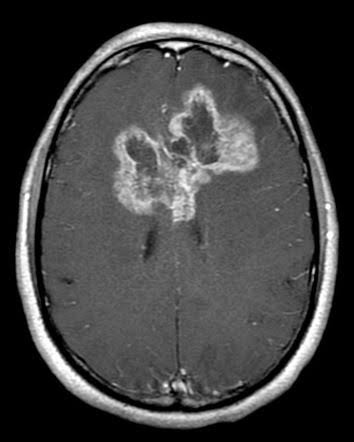
#> input picture backend/kaggle_brain_mri/Testing/glioma/Te-gl_1.jpg, 354 x 442 px
$ python -i quantum_ml.py   (imports and definitions only)
#> lines starting #> are read from the running program, lines starting #| are printed output that depends on the picture; after the words box and inside, x2 and y2 are one past the last pixel; in counts of white or black regions, pixels touching at a corner belong together
#> further down, picture is the input picture: shape (442, 354); min 0, max 255, mean 66
# File: backend/app/services/quantum_ml.py
import base64
from typing import Any
import cv2
import numpy as np
from fastapi import HTTPException, status


# [14 lines left out: function _extract_tumor_probabilities, not called in this run]


def _head_and_brain_masks(img_gray: np.ndarray) -> tuple[np.ndarray, np.ndarray]:
    """
    (head_mask, brain_mask) as 128x128 booleans, built from the RAW image.
    Adaptive threshold for MRI/CT ensures full parenchymal capture without background noise.
    head = whole head incl. skull/scalp; brain = head eroded to strictly exclude the outer calvarium/skull bone.
    """
    small = cv2.resize(img_gray, (128, 128), interpolation=cv2.INTER_AREA)
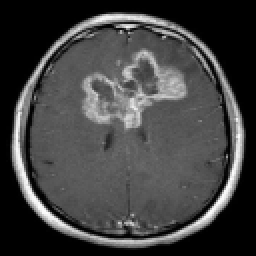
#> small: shape (128, 128) (shown 2 times larger); min 0, max 252, mean 66
    blur = cv2.GaussianBlur(small, (5, 5), 0)
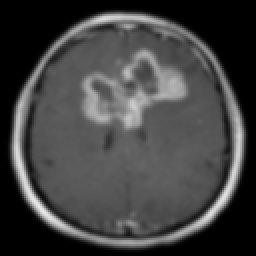
#> blur: shape (128, 128) (shown 2 times larger); min 0, max 233, mean 66
    otsu, _ = cv2.threshold(blur, 0, 255, cv2.THRESH_BINARY + cv2.THRESH_OTSU)
#> otsu = 53
    thresh_val = min(22.0, max(8.0, 0.25 * float(otsu)))
#> thresh_val = 13.25
    mask = (blur > thresh_val).astype(np.uint8)
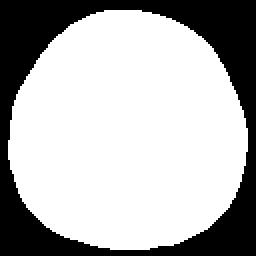
#> mask: shape (128, 128) (shown 2 times larger); values 0 (black) and 1 (white), 69.7% white; 1 black region, box (x1, y1, x2, y2) and area: (0, 0, 128, 128) 4963
    mask = cv2.morphologyEx(mask, cv2.MORPH_CLOSE, cv2.getStructuringElement(cv2.MORPH_ELLIPSE, (9, 9)))
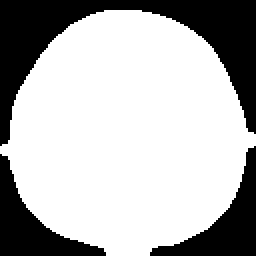
#> mask: shape (128, 128) (shown 2 times larger); values 0 (black) and 1 (white), 70.5% white; 3 black regions, box (x1, y1, x2, y2) and area: (0, 0, 128, 73) 2926, (75, 73, 128, 128) 962, (0, 77, 53, 128) 951
    n, labels, stats, _ = cv2.connectedComponentsWithStats(mask, connectivity=8)
#> n = 2; stats = [[0, 0, 128, 128, 4839], [0, 5, 128, 123, 11545]]
    if n > 1:                                            # keep only the largest bright blob (the head)
        mask = (labels == 1 + int(np.argmax(stats[1:, cv2.CC_STAT_AREA]))).astype(np.uint8)
    # Fill interior holes (dark ventricles etc.).
    padded = cv2.copyMakeBorder(mask, 1, 1, 1, 1, cv2.BORDER_CONSTANT, value=0)
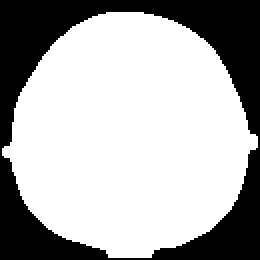
#> padded: shape (130, 130) (shown 2 times larger); values 0 (black) and 1 (white), 68.3% white; 1 black region, box (x1, y1, x2, y2) and area: (0, 0, 130, 130) 5355
    flood = padded.copy()
    cv2.floodFill(flood, np.zeros((padded.shape[0] + 2, padded.shape[1] + 2), np.uint8), (0, 0), 1)
#> flood: shape (130, 130); every value is 1
    head = mask | (1 - flood[1:-1, 1:-1])

    diameter = 2.0 * np.sqrt(max(1.0, float(head.sum())) / np.pi)
#> diameter = 121.2
    # Erode outer shell to cleanly eliminate the calvarium / skull bone
    r = max(5, int(round(0.082 * diameter)))
#> r = 10
    brain = cv2.erode(head, cv2.getStructuringElement(cv2.MORPH_ELLIPSE, (2 * r + 1, 2 * r + 1)))
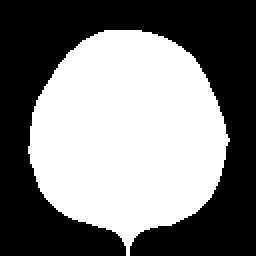
#> brain: shape (128, 128) (shown 2 times larger); values 0 (black) and 1 (white), 48.7% white; 1 white region, box (x1, y1, x2, y2) and area: (14, 15, 115, 128) 7978

    # For CT scans (and scans with high-intensity outer bone shell):
    # Any pixels in the peripheral shell with intensity > 195 are dense cortical bone
    peripheral_rim = cv2.subtract(head, cv2.erode(head, cv2.getStructuringElement(cv2.MORPH_ELLIPSE, (19, 19))))
#> peripheral_rim: shape (128, 128); values 0 (black) and 1 (white), 19.6% white; 1 white region, box (x1, y1, x2, y2) and area: (0, 5, 128, 128) 3215
    bone_pixels = (small > 195) & (peripheral_rim > 0)
#> bone_pixels: shape (128, 128) bool; 2.7% white in thin lines or dots, all inside (x1, y1, x2, y2) = (7, 7, 121, 121)
    if np.any(bone_pixels):
        dilated_bone = cv2.dilate(bone_pixels.astype(np.uint8), cv2.getStructuringElement(cv2.MORPH_ELLIPSE, (7, 7)))
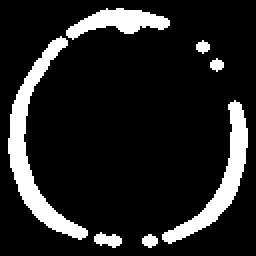
#> dilated_bone: shape (128, 128) (shown 2 times larger); values 0 (black) and 1 (white), 13.5% white; 7 white regions, largest, box (x1, y1, x2, y2) and area: (4, 18, 44, 120) 939, (81, 50, 124, 122) 680, (33, 4, 85, 20) 420
        brain = brain & (1 - dilated_bone)
#> brain: shape (128, 128); values 0 (black) and 1 (white), 48.6% white; 1 white region, box (x1, y1, x2, y2) and area: (14, 15, 115, 128) 7964

    if brain.sum() < 0.15 * head.sum():                  # tiny/odd mask: fall back to safe erosion
        r_safe = max(4, int(round(0.06 * diameter)))
        brain = cv2.erode(head, cv2.getStructuringElement(cv2.MORPH_ELLIPSE, (2 * r_safe + 1, 2 * r_safe + 1)))

    return head.astype(bool), brain.astype(bool)


# [612 lines left out: functions radiological_lesion_scan, compute_tumor_coordinates, generate_heatmap, not called in this run]

>>> import cv2
>>> picture = cv2.imread('../../kaggle_brain_mri/Testing/glioma/Te-gl_1.jpg', cv2.IMREAD_GRAYSCALE)
>>> result = _head_and_brain_masks(picture)

$ run again, on backend/kaggle_brain_mri/Testing/glioma/Te-gl_102.jpg
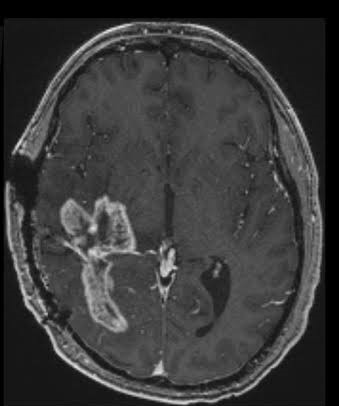
#> input picture backend/kaggle_brain_mri/Testing/glioma/Te-gl_102.jpg, 339 x 406 px
#> picture is the input picture: shape (406, 339); min 0, max 232, mean 58.2
#> otsu = 48
#> thresh_val = 12
#> in _head_and_brain_masks, `mask = cv2.morphologyEx(mask, cv2.MORPH_CLOSE, cv2.getStructuringEleme..`:
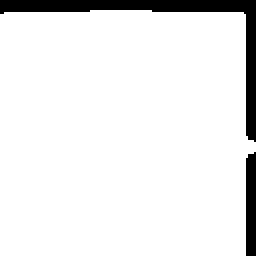
#> mask: shape (128, 128) (shown 2 times larger); values 0 (black) and 1 (white), 92% white; 2 black regions, box (x1, y1, x2, y2) and area: (0, 0, 128, 71) 1059, (123, 76, 128, 128) 254
#> n = 2; stats = [[0, 0, 128, 128, 1313], [0, 5, 128, 123, 15071]]
#> padded: shape (130, 130); values 0 (black) and 1 (white), 89.2% white; 1 black region, box (x1, y1, x2, y2) and area: (0, 0, 130, 130) 1829
#> flood: shape (130, 130); every value is 1
#> diameter = 138.5
#> r = 11
#> brain: shape (128, 128); values 0 (black) and 1 (white), 76.1% white; 1 black region, box (x1, y1, x2, y2) and area: (0, 0, 128, 128) 3917
#> in _head_and_brain_masks, `peripheral_rim = cv2.subtract(head, cv2.erode(head, cv2.getStructuring..`:
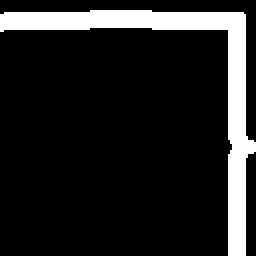
#> peripheral_rim: shape (128, 128) (shown 2 times larger); values 0 (black) and 1 (white), 13.1% white; 1 white region, box (x1, y1, x2, y2) and area: (0, 5, 128, 128) 2150
#> bone_pixels: shape (128, 128) bool; every value is 0

$ run again, on backend/kaggle_brain_mri/Testing/glioma/Te-gl_103.jpg
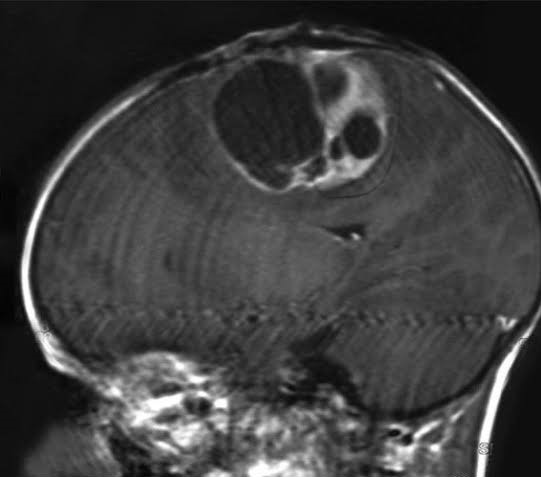
#> input picture backend/kaggle_brain_mri/Testing/glioma/Te-gl_103.jpg, 541 x 477 px
#> picture is the input picture: shape (477, 541); min 1, max 255, mean 61.8
#> otsu = 86
#> thresh_val = 21.5
#> in _head_and_brain_masks, `n, labels, stats, _ = cv2.connectedComponentsWithStats(mask, connectiv..`:
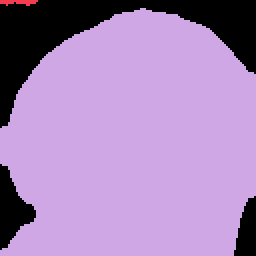
#> labels: shape (128, 128) int32 (shown 2 times larger); 3 distinct labels, from 0 to 2; one colour per label, 0 black
#> n = 3; stats = [[0, 0, 128, 128, 3184], [0, 0, 19, 3, 39], [0, 4, 128, 124, 13161]]
#> padded: shape (130, 130); values 0 (black) and 1 (white), 77.9% white; 1 black region, box (x1, y1, x2, y2) and area: (0, 0, 130, 130) 3739
#> flood: shape (130, 130); every value is 1
#> diameter = 129.4
#> r = 11
#> peripheral_rim: shape (128, 128); values 0 (black) and 1 (white), 15.3% white; 2 white regions, box (x1, y1, x2, y2) and area: (0, 4, 128, 128) 2134, (108, 89, 128, 128) 370
#> bone_pixels: shape (128, 128) bool; 0.76% white in thin lines or dots, all inside (x1, y1, x2, y2) = (5, 14, 123, 128)
#> in _head_and_brain_masks, `dilated_bone = cv2.dilate(bone_pixels.astype(np.uint8), cv2.getStructu..`:
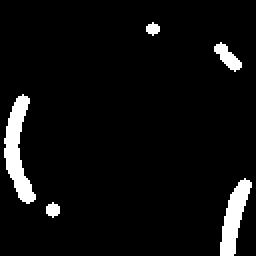
#> dilated_bone: shape (128, 128) (shown 2 times larger); values 0 (black) and 1 (white), 5.4% white; 5 white regions, box (x1, y1, x2, y2) and area: (2, 47, 18, 102) 411, (110, 89, 126, 128) 309, (107, 21, 121, 36) 98, (23, 101, 30, 109) 40, (73, 11, 80, 18) 33
